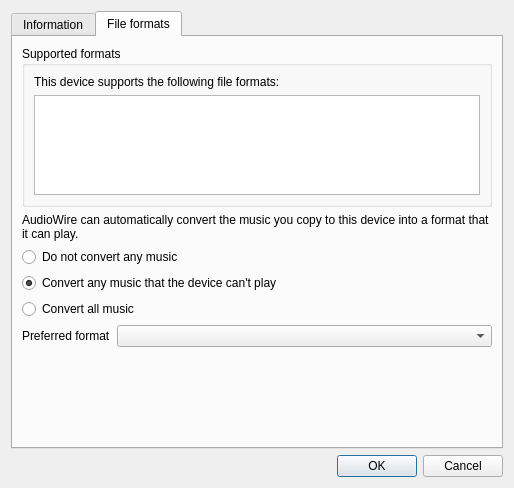
<?xml version="1.0" encoding="UTF-8"?>
<ui version="4.0">
 <class>DeviceProperties</class>
 <widget class="QDialog" name="DeviceProperties">
  <property name="geometry">
   <rect>
    <x>0</x>
    <y>0</y>
    <width>514</width>
    <height>488</height>
   </rect>
  </property>
  <property name="windowTitle">
   <string>Device Properties</string>
  </property>
  <property name="windowIcon">
   <iconset resource="../../data/data.qrc">
    <normaloff>:/icon.png</normaloff>:/icon.png</iconset>
  </property>
  <layout class="QVBoxLayout" name="verticalLayout_5">
   <item>
    <widget class="QTabWidget" name="tabWidget">
     <property name="currentIndex">
      <number>1</number>
     </property>
     <widget class="QWidget" name="tab">
      <attribute name="title">
       <string>Information</string>
      </attribute>
      <layout class="QVBoxLayout" name="verticalLayout_4">
       <item>
        <layout class="QFormLayout" name="formLayout">
         <property name="fieldGrowthPolicy">
          <enum>QFormLayout::AllNonFixedFieldsGrow</enum>
         </property>
         <item row="0" column="0">
          <widget class="QLabel" name="label_2">
           <property name="text">
            <string>Name</string>
           </property>
          </widget>
         </item>
         <item row="0" column="1">
          <widget class="QLineEdit" name="name"/>
         </item>
         <item row="1" column="0">
          <widget class="QLabel" name="label">
           <property name="text">
            <string>Icon</string>
           </property>
          </widget>
         </item>
         <item row="1" column="1">
          <widget class="QListWidget" name="icon">
           <property name="verticalScrollBarPolicy">
            <enum>Qt::ScrollBarAlwaysOff</enum>
           </property>
           <property name="iconSize">
            <size>
             <width>48</width>
             <height>48</height>
            </size>
           </property>
           <property name="movement">
            <enum>QListView::Static</enum>
           </property>
           <property name="flow">
            <enum>QListView::LeftToRight</enum>
           </property>
           <property name="isWrapping" stdset="0">
            <bool>false</bool>
           </property>
           <property name="spacing">
            <number>5</number>
           </property>
           <property name="viewMode">
            <enum>QListView::IconMode</enum>
           </property>
           <property name="uniformItemSizes">
            <bool>true</bool>
           </property>
          </widget>
         </item>
         <item row="2" column="0" colspan="2">
          <widget class="FreeSpaceBar" name="free_space_bar" native="true"/>
         </item>
        </layout>
       </item>
       <item>
        <widget class="QGroupBox" name="groupBox">
         <property name="title">
          <string>Hardware information</string>
         </property>
         <layout class="QVBoxLayout" name="verticalLayout_2">
          <item>
           <widget class="QStackedWidget" name="hardware_info_stack">
            <property name="currentIndex">
             <number>1</number>
            </property>
            <widget class="QWidget" name="hardware_info_not_connected_page">
             <layout class="QVBoxLayout" name="verticalLayout">
              <property name="spacing">
               <number>0</number>
              </property>
              <property name="margin">
               <number>0</number>
              </property>
              <item>
               <widget class="QLabel" name="label_6">
                <property name="text">
                 <string>Hardware information is only available while the device is connected.</string>
                </property>
                <property name="alignment">
                 <set>Qt::AlignLeading|Qt::AlignLeft|Qt::AlignTop</set>
                </property>
                <property name="wordWrap">
                 <bool>true</bool>
                </property>
               </widget>
              </item>
             </layout>
            </widget>
            <widget class="QWidget" name="hardware_info_page">
             <layout class="QVBoxLayout" name="verticalLayout_3">
              <property name="spacing">
               <number>0</number>
              </property>
              <property name="margin">
               <number>0</number>
              </property>
              <item>
               <widget class="QTableWidget" name="hardware_info">
                <property name="editTriggers">
                 <set>QAbstractItemView::NoEditTriggers</set>
                </property>
                <property name="selectionMode">
                 <enum>QAbstractItemView::NoSelection</enum>
                </property>
                <property name="cornerButtonEnabled">
                 <bool>false</bool>
                </property>
                <property name="columnCount">
                 <number>2</number>
                </property>
                <attribute name="horizontalHeaderVisible">
                 <bool>false</bool>
                </attribute>
                <attribute name="horizontalHeaderStretchLastSection">
                 <bool>true</bool>
                </attribute>
                <attribute name="verticalHeaderVisible">
                 <bool>false</bool>
                </attribute>
                <column/>
                <column/>
               </widget>
              </item>
             </layout>
            </widget>
           </widget>
          </item>
         </layout>
        </widget>
       </item>
      </layout>
     </widget>
     <widget class="QWidget" name="tab_2">
      <attribute name="title">
       <string>File formats</string>
      </attribute>
      <layout class="QVBoxLayout" name="verticalLayout_9">
       <item>
        <widget class="QStackedWidget" name="formats_stack">
         <property name="currentIndex">
          <number>0</number>
         </property>
         <widget class="QWidget" name="formats_page">
          <layout class="QVBoxLayout" name="verticalLayout_7">
           <property name="margin">
            <number>0</number>
           </property>
           <item>
            <widget class="QGroupBox" name="supported_formats_container">
             <property name="title">
              <string>Supported formats</string>
             </property>
             <layout class="QVBoxLayout" name="verticalLayout_6">
              <item>
               <widget class="QLabel" name="label_5">
                <property name="text">
                 <string>This device supports the following file formats:</string>
                </property>
               </widget>
              </item>
              <item>
               <widget class="QListWidget" name="supported_formats">
                <property name="selectionMode">
                 <enum>QAbstractItemView::NoSelection</enum>
                </property>
               </widget>
              </item>
             </layout>
            </widget>
           </item>
           <item>
            <widget class="QLabel" name="label_3">
             <property name="text">
              <string>AudioWire can automatically convert the music you copy to this device into a format that it can play.</string>
             </property>
             <property name="wordWrap">
              <bool>true</bool>
             </property>
            </widget>
           </item>
           <item>
            <widget class="QRadioButton" name="transcode_off">
             <property name="text">
              <string>Do not convert any music</string>
             </property>
            </widget>
           </item>
           <item>
            <widget class="QRadioButton" name="transcode_unsupported">
             <property name="text">
              <string>Convert any music that the device can't play</string>
             </property>
             <property name="checked">
              <bool>true</bool>
             </property>
            </widget>
           </item>
           <item>
            <widget class="QRadioButton" name="transcode_all">
             <property name="text">
              <string>Convert all music</string>
             </property>
            </widget>
           </item>
           <item>
            <layout class="QHBoxLayout" name="horizontalLayout">
             <item>
              <widget class="QLabel" name="label_4">
               <property name="text">
                <string>Preferred format</string>
               </property>
              </widget>
             </item>
             <item>
              <widget class="QComboBox" name="transcode_format">
               <property name="sizePolicy">
                <sizepolicy hsizetype="Expanding" vsizetype="Fixed">
                 <horstretch>0</horstretch>
                 <verstretch>0</verstretch>
                </sizepolicy>
               </property>
              </widget>
             </item>
            </layout>
           </item>
           <item>
            <spacer name="verticalSpacer">
             <property name="orientation">
              <enum>Qt::Vertical</enum>
             </property>
             <property name="sizeHint" stdset="0">
              <size>
               <width>20</width>
               <height>183</height>
              </size>
             </property>
            </spacer>
           </item>
          </layout>
         </widget>
         <widget class="QWidget" name="formats_page_not_connected">
          <layout class="QVBoxLayout" name="verticalLayout_8">
           <property name="margin">
            <number>0</number>
           </property>
           <item>
            <widget class="QLabel" name="label_7">
             <property name="text">
              <string>This device must be connected and opened before Clementine can see what file formats it supports.</string>
             </property>
             <property name="wordWrap">
              <bool>true</bool>
             </property>
            </widget>
           </item>
           <item>
            <layout class="QHBoxLayout" name="horizontalLayout_2">
             <item>
              <widget class="QPushButton" name="open_device">
               <property name="text">
                <string>Open device</string>
               </property>
              </widget>
             </item>
             <item>
              <spacer name="horizontalSpacer">
               <property name="orientation">
                <enum>Qt::Horizontal</enum>
               </property>
               <property name="sizeHint" stdset="0">
                <size>
                 <width>40</width>
                 <height>20</height>
                </size>
               </property>
              </spacer>
             </item>
            </layout>
           </item>
           <item>
            <spacer name="verticalSpacer_2">
             <property name="orientation">
              <enum>Qt::Vertical</enum>
             </property>
             <property name="sizeHint" stdset="0">
              <size>
               <width>20</width>
               <height>309</height>
              </size>
             </property>
            </spacer>
           </item>
          </layout>
         </widget>
         <widget class="QWidget" name="formats_page_loading">
          <layout class="QVBoxLayout" name="verticalLayout_10">
           <property name="margin">
            <number>0</number>
           </property>
           <item>
            <layout class="QHBoxLayout" name="horizontalLayout_3">
             <item>
              <widget class="BusyIndicator" name="label_8" native="true"/>
             </item>
             <item>
              <widget class="QLabel" name="label_9">
               <property name="sizePolicy">
                <sizepolicy hsizetype="Expanding" vsizetype="Preferred">
                 <horstretch>0</horstretch>
                 <verstretch>0</verstretch>
                </sizepolicy>
               </property>
               <property name="text">
                <string>Querying device...</string>
               </property>
              </widget>
             </item>
            </layout>
           </item>
           <item>
            <spacer name="verticalSpacer_3">
             <property name="orientation">
              <enum>Qt::Vertical</enum>
             </property>
             <property name="sizeHint" stdset="0">
              <size>
               <width>20</width>
               <height>358</height>
              </size>
             </property>
            </spacer>
           </item>
          </layout>
         </widget>
        </widget>
       </item>
      </layout>
     </widget>
    </widget>
   </item>
   <item>
    <widget class="QDialogButtonBox" name="buttonBox">
     <property name="orientation">
      <enum>Qt::Horizontal</enum>
     </property>
     <property name="standardButtons">
      <set>QDialogButtonBox::Cancel|QDialogButtonBox::Ok</set>
     </property>
    </widget>
   </item>
  </layout>
 </widget>
 <customwidgets>
  <customwidget>
   <class>FreeSpaceBar</class>
   <extends>QWidget</extends>
   <header>widgets/freespacebar.h</header>
   <container>1</container>
  </customwidget>
  <customwidget>
   <class>BusyIndicator</class>
   <extends>QWidget</extends>
   <header>widgets/busyindicator.h</header>
  </customwidget>
 </customwidgets>
 <tabstops>
  <tabstop>name</tabstop>
  <tabstop>icon</tabstop>
  <tabstop>hardware_info</tabstop>
  <tabstop>tabWidget</tabstop>
  <tabstop>supported_formats</tabstop>
  <tabstop>transcode_format</tabstop>
  <tabstop>buttonBox</tabstop>
 </tabstops>
 <resources>
  <include location="../../data/data.qrc"/>
 </resources>
 <connections>
  <connection>
   <sender>buttonBox</sender>
   <signal>accepted()</signal>
   <receiver>DeviceProperties</receiver>
   <slot>accept()</slot>
   <hints>
    <hint type="sourcelabel">
     <x>248</x>
     <y>254</y>
    </hint>
    <hint type="destinationlabel">
     <x>157</x>
     <y>274</y>
    </hint>
   </hints>
  </connection>
  <connection>
   <sender>buttonBox</sender>
   <signal>rejected()</signal>
   <receiver>DeviceProperties</receiver>
   <slot>reject()</slot>
   <hints>
    <hint type="sourcelabel">
     <x>316</x>
     <y>260</y>
    </hint>
    <hint type="destinationlabel">
     <x>286</x>
     <y>274</y>
    </hint>
   </hints>
  </connection>
 </connections>
</ui>
